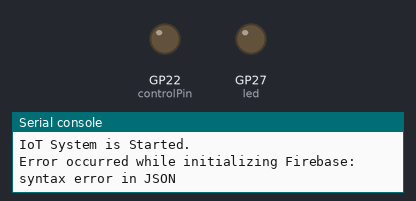
This program was run on a simulated Raspberry Pi Pico running MicroPython. On the bench: output pins drawn as LEDs (lit = HIGH), the last lines printed to the serial console. WiFi joins after 1.5 s; a reset restarts the program; web requests get an empty 200 reply after 0.4 s; the clock reads 2024-03-15 10:24:30 at power-on unless the program sets it. At 73.1 s the program restarts the board; the recording ends there.

Above: at 3.9 s.
At 7.5 s:
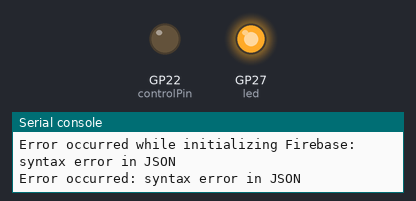
Timing chart, 0 to 8.9 s (numbered marks = the images above):
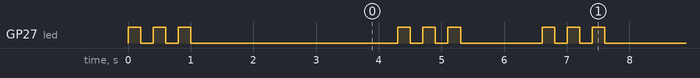

The program:

main.py
```python
from machine import Pin, reset
import network
import time
import urequests
import gc

# 와이파이 정보
SSID = 'U+Net03CC'
password = 'J6FDFE#490'

# 와이파이 연결하기
def wifiConnect():
    wlan = network.WLAN(network.STA_IF)
    wlan.active(True)
    if not wlan.isconnected():
        wlan.connect(SSID, password)
        print("Waiting for Wi-Fi connection", end="")
        while not wlan.isconnected():
            print(".", end="")
            time.sleep(1)
        print()
    print(wlan.ifconfig())
    print("WiFi is Connected")
    return wlan

# 주기적으로 연결 확인 및 재연결
def maintain_connection(wlan):
    if not wlan.isconnected():
        print('WiFi lost, reconnecting...')
        wlan.disconnect()
        wlan.connect(SSID, password)
        while not wlan.isconnected():
            print('Reconnecting...')
            time.sleep(1)
        print('Reconnected')

# 와이파이 함수 실행
wlan = wifiConnect()

# 22번 핀을 출력으로 설정
controlPin = Pin(22, Pin.OUT)

# firebase 리얼타임 데이터베이스 주소
url = "자신의 firebase RTDB주소"

print("IoT System is Started.")

# Firebase 데이터 초기화 함수
def initialize_firebase():
    try:
        # firebase의 값을 확인하고, 아무값도 없거나 controlPin 키가 없으면 controlPin 키를 만들고 0으로 초기화 함
        response = urequests.get(url + ".json").json()
        if response is None or 'controlPin' not in response:
            print("controlPin not found in Firebase, initializing to 0")
            urequests.patch(url + ".json", json={'controlPin': 0})
            return 0
        # firebase에 controlPin 키가 있으면, 해당 값을 반환 함
        return response['controlPin']
    except Exception as e:
        print('Error occurred while initializing Firebase:', e)
        return 0

# 초기 설정, firebase에 저장된 값을 확인하고 Pico W를 초기화
initial_controlPin_value = initialize_firebase()
controlPin.value(initial_controlPin_value)

# 메인루프
def main_loop():
    last_check = time.time()
    while True:
        try:
            # 실시간으로 Firebase 데이터 가져오기
            response = urequests.get(url + ".json").json()
            if response and 'controlPin' in response:
                if response['controlPin'] == 0:
                    controlPin.value(0)
                else:
                    controlPin.value(1)

            # 10분마다 Wi-Fi 연결 확인 및 재연결
            current_time = time.time()
            if current_time - last_check > 600:
                maintain_connection(wlan)
                last_check = current_time

            # 메모리 관리
            gc.collect()
            time.sleep(1)  # 1초마다 데이터 체크

        except Exception as e:
            print('Error occurred:', e)
            reset()  # 시스템 재시작

# 메인 프로그램 실행
main_loop()
```

boot.py
```python
from machine import Pin
from utime import sleep

# 전원이 들어온지에 대한 모니터링용 코드
led = Pin(27, Pin.OUT)

led.on()
sleep(0.2)
led.off()
sleep(0.2)
led.on()
sleep(0.2)
led.off()
sleep(0.2)
led.on()
sleep(0.2)
led.off()
sleep(0.2)

# main.py 파일 임포트
import main
```

Measured:
- by itself, GP27 (led): HIGH → LOW at 0.20 s, → HIGH 0.20 s later, → LOW 0.20 s later, → HIGH 0.20 s later, … (185 changes in this stretch)
- by itself, everything shown: repeats every 2.3 s, in 6 steps
